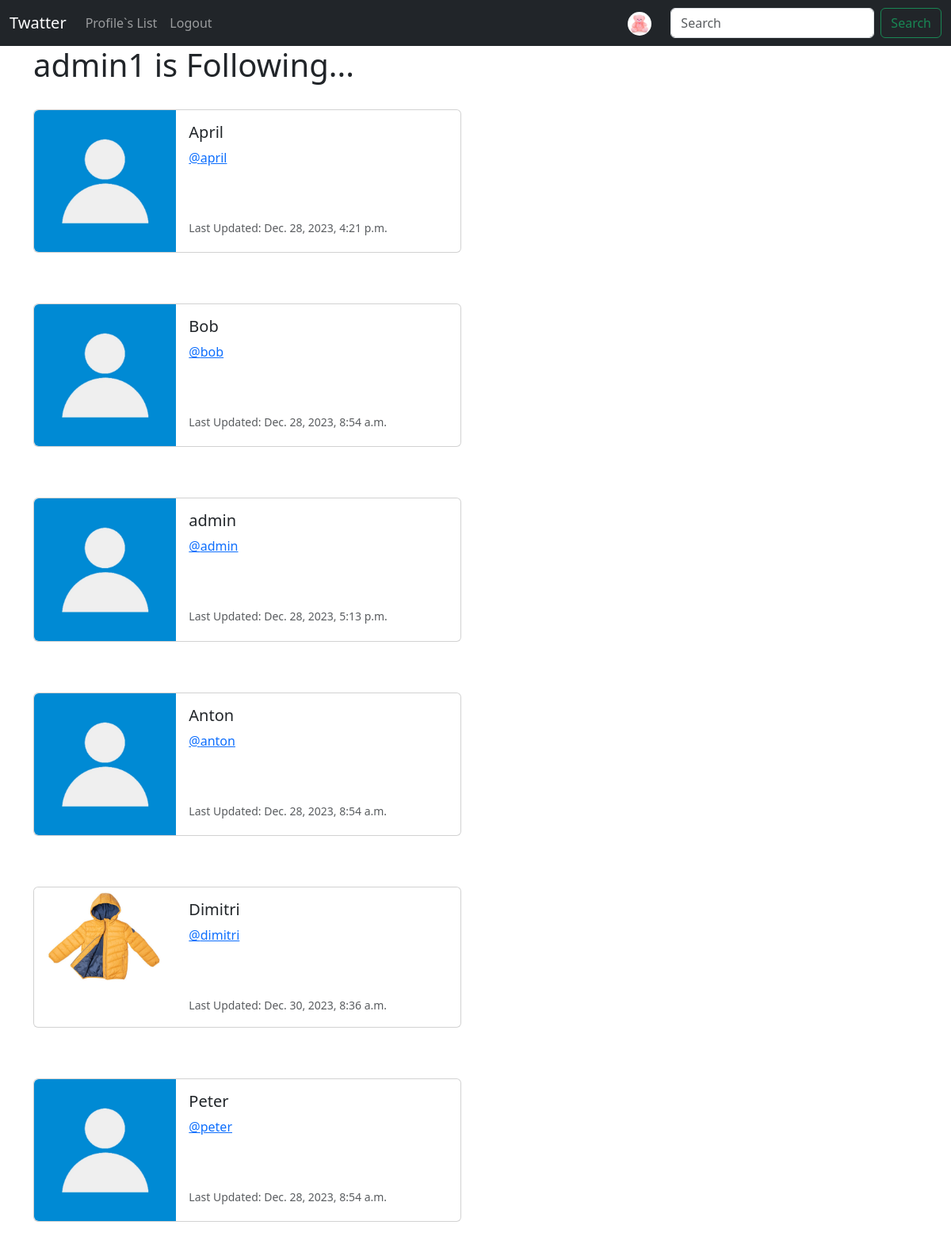
Screenshot of /profile/followers/10/ (signed in) with the database file from the repository.
### twat/models.py (models this page shows, shortened)
class Profile(models.Model):
    user = models.OneToOneField(User, on_delete=models.CASCADE)
    bio = models.TextField(max_length=500, blank=True)
    follows = models.ManyToManyField(
        "self", symmetrical=False, related_name="followers", blank=True
    )
    date_modified = models.DateTimeField(User, auto_now=True)
    profile_image = models.ImageField(
        null=True, blank=True, upload_to="static/images/profile-image/"
    )

### twat/views.py (the view)
# urls.py: path("profile/followers/<int:pk>/", views.followers, name="followers"),
def followers(request, pk):
    if request.user.is_authenticated:
        if request.user.id == pk:
            profiles = Profile.objects.get(user_id=pk)
            context = {"profiles": profiles}
            return render(request, "twat/followers.html", context)
        else:
            messages.success(request, "You are not allowed here.")
            return redirect("twat:index")
    else:
        messages.success(request, "You must be logged in to view this page.")
        return redirect("twat:index")

### templates/twat/followers.html (shortened to what this page needs)
{% extends "partials/base.html" %}
{% load static %}
{% block content %}
	<h1>{{ request.user.username }} is Following...</h1>
<br/>
{% if profiles %}
	{% for profile in profiles.follows.all %}
		<div class="card mb-3" style="max-width: 540px;">
  <div class="row g-0">
    <div class="col-md-4">
      {% if profile.profile_image %}
      <img src="{{ profile.profile_image.url }}" width=200 height=200 class="img-fluid rounded-start" alt="{{profile.user.username}}">
      {% else %}
      <img src="{% static 'images/profile-image/profile.webp' %}" class="img-fluid rounded-start" alt="Profile Image">
      {% endif %}
    </div>
    <div class="col-md-8">
      <div class="card-body">
        <h5 class="card-title">{{ profile.user.username }}
        </h5>
        <p class="card-text"><a href="{% url 'twat:profile' profile.user.id %}">@{{ profile.user.username|lower }}</a></p>
        <br/><br/>
        <p class="card-text"><small class="text-muted">Last Updated: {{ profile.date_modified }}</small></p>
      </div>
    </div>
  </div>
</div>
<br/><br/>
	{% endfor %}
{% endif %}
{% endblock %}

### templates/partials/navbar.html (shortened to what this page needs)
{% load static %}
<nav class="navbar navbar-expand-lg navbar-dark bg-dark">
    <div class="container-fluid">
      <a class="navbar-brand" href="{% url 'twat:index'%}">Twatter</a>
      <div class="collapse navbar-collapse" id="navbarSupportedContent">
        <ul class="navbar-nav me-auto mb-2 mb-lg-0">
          <li class="nav-item">
            <a class="nav-link" href="{% url 'twat:profile_list'%}">Profile`s List</a>
          </li>
          {% if request.user.is_authenticated %}
            <li class="nav-item">
              <a class="nav-link" href="{% url 'registration:logout' %}">Logout</a>
            </li>
          {% endif %}
        </ul>
        {% if request.user.is_authenticated%}
        {% if user.profile.profile_image %}
          <ul class="navbar-nav ml-auto">
            <li class="nav-link navbar-brand">
                <a href="{% url 'twat:profile' request.user.id%}"><img src="{{user.profile.profile_image.url}}" width=30 height=30 class="rounded-circle" alt="{{profile.user.username}}"></a>
                {% else %}
                <img src="{% static 'images/profile-image/profile.webp' %}" width=30 height=30 class="rounded-circle" alt="Profile image">
              {% endif %}
              </li>
          </ul>
        {% endif%}
        <form class="d-flex" role="search">
          <input class="form-control me-2" type="search" placeholder="Search" aria-label="Search">
          <button class="btn btn-outline-success" type="submit">Search</button>
        </form>
      </div>
    </div>
  </nav>

### rows the page displays
Profile: user.username "April", user.username "april", date_modified "Dec. 28, 2023, 4:21 p.m."
Profile: user.username "Bob", user.username "bob", date_modified "Dec. 28, 2023, 8:54 a.m."
Profile: user.username "admin", date_modified "Dec. 28, 2023, 5:13 p.m."
Profile: user.username "Anton", user.username "anton", date_modified "Dec. 28, 2023, 8:54 a.m."
Profile: profile_image (picture), user.username "Dimitri", user.username "dimitri", date_modified "Dec. 30, 2023, 8:36 a.m."
Profile: user.username "Peter", user.username "peter", date_modified "Dec. 28, 2023, 8:54 a.m."

### other values shown
{{ request.user.username }} "admin1"
